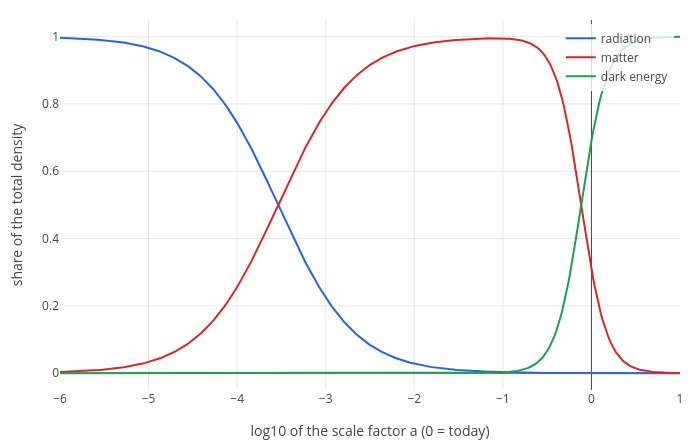

Notebook code for this chart:
### Markdown cell above
* density: $8\pi G\rho = 3H^2$, **constant**: this stuff does not thin out at all as space grows.
* pressure: $8\pi G\,p = G_{xx}/g_{xx} = -3H^2$, so $p = -\rho$: a **negative pressure**.

This is Einstein's cosmological constant $\Lambda$ (part 3), today called **dark energy**: an energy of empty space
itself. Because it doesn't dilute while matter does, it eventually wins, and then the expansion speeds up
exponentially.

So far: radiation $\rho \propto a^{-4}$, matter $\rho \propto a^{-3}$, dark energy $\rho$ = constant.

## 5. Our universe

### Critical density and the Omegas

The Friedmann equation today reads $H_0^2 = \tfrac{8\pi G}{3}\rho_0$. The density that makes this true, $\rho_c = 3H_0^2/(8\pi G)$,
is the **critical density** (about five hydrogen atoms per cubic metre). Cosmologists give each ingredient as a
fraction of it, $\Omega = \rho_\text{today}/\rho_c$. The measured values [3]:

* $\Omega_m = 0.31$, **matter**. Only about $0.05$ of it is ordinary matter (atoms); the rest, about $0.26$, is
  **dark matter**: matter we detect only by its gravity (more below).
* $\Omega_\Lambda = 0.69$, dark energy.
* $\Omega_r \approx 9\times10^{-5}$, radiation (the cosmic microwave background and neutrinos).

They add up to 1, which is what makes space flat. Each ingredient dilutes in its own way, so at scale factor $a$ the
total density is $\rho_c\,(\Omega_r/a^4 + \Omega_m/a^3 + \Omega_\Lambda)$. Put that into the Friedmann equation and divide
by $H_0^2 = \tfrac{8\pi G}{3}\rho_c$:

$$H = H_0\sqrt{\frac{\Omega_r}{a^4} + \frac{\Omega_m}{a^3} + \Omega_\Lambda}, \qquad \dot a = aH = H_0\, a\,\sqrt{\frac{\Omega_r}{a^4} + \frac{\Omega_m}{a^3} + \Omega_\Lambda}$$

This one equation is the whole history of the expansion.

### Who dominates when

Each term matters at a different time. Here is the share of each ingredient in the total density, as a function of
$\log_{10} a$ (so $-3$ means $a = 1/1000$, and $0$ is today):

### Code cell
total = 9e-5/a^4 + 0.31/a^3 + 0.69;
fr = subs(9e-5/a^4/total, a, 10^L);
fm = subs(0.31/a^3/total, a, 10^L);
fl = subs(0.69/total, a, 10^L);
shares = legend(show(plot(fr, L, -6, 1), plot(fm, L, -6, 1), plot(fl, L, -6, 1)), "radiation", "matter", "dark energy");
labels(shares, "log10 of the scale factor a (0 = today)", "share of the total density")

### Figure 1 — Plotly figure (JSON) as saved in the notebook; plotly's stock layout.template omitted (floating-point values rounded to 4 significant figures; data arrays with more than 128 entries replaced by an {"elided": "..."} marker saying what was removed)
{"data": [{"line": {"color": "#2563eb", "width": 2}, "mode": "lines", "name": "radiation", "type": "scatter", "x": {"elided": "402 float values"}, "y": {"elided": "402 float values"}}, {"line": {"color": "#dc2626", "width": 2}, "mode": "lines", "name": "matter", "type": "scatter", "x": {"elided": "402 float values"}, "y": {"elided": "402 float values"}}, {"line": {"color": "#16a34a", "width": 2}, "mode": "lines", "name": "dark energy", "type": "scatter", "x": {"elided": "402 float values"}, "y": {"elided": "402 float values"}}], "layout": {"height": 440, "legend": {"bgcolor": "rgba(255,255,255,0.8)", "x": 0.99, "xanchor": "right", "y": 0.99, "yanchor": "top"}, "margin": {"b": 50, "l": 60, "r": 20, "t": 20}, "showlegend": true, "title": {"text": ""}, "width": 700, "xaxis": {"range": [-6, 1], "title": {"text": "log10 of the scale factor a (0 = today)"}, "zeroline": true}, "yaxis": {"range": [-0.04998, 1.05], "title": {"text": "share of the total density"}, "zeroline": true}}}
